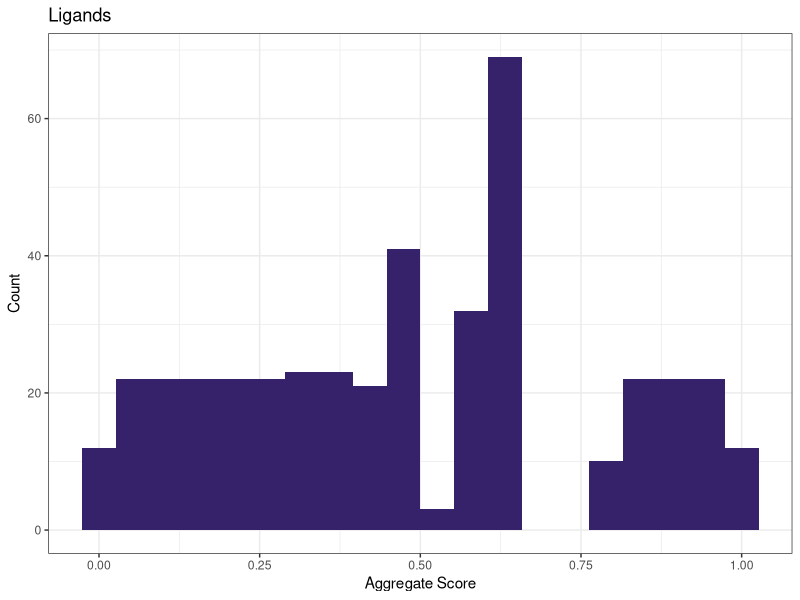
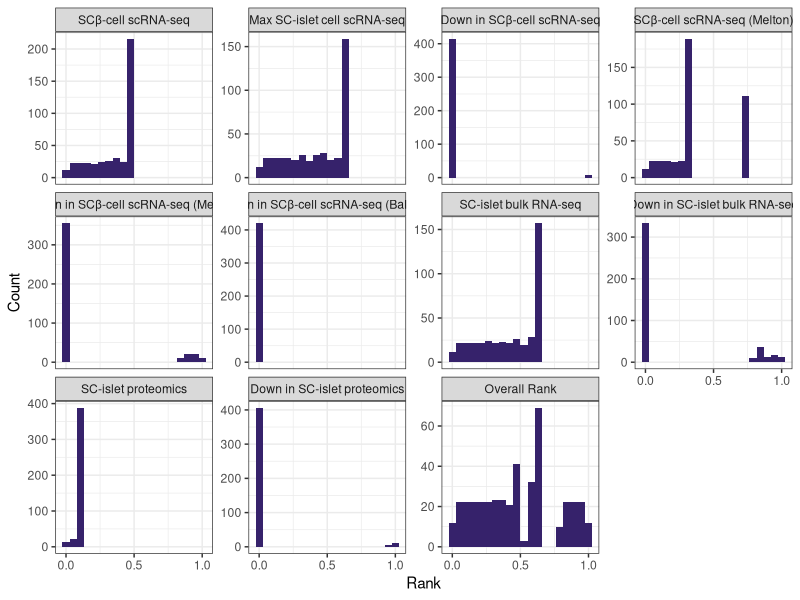
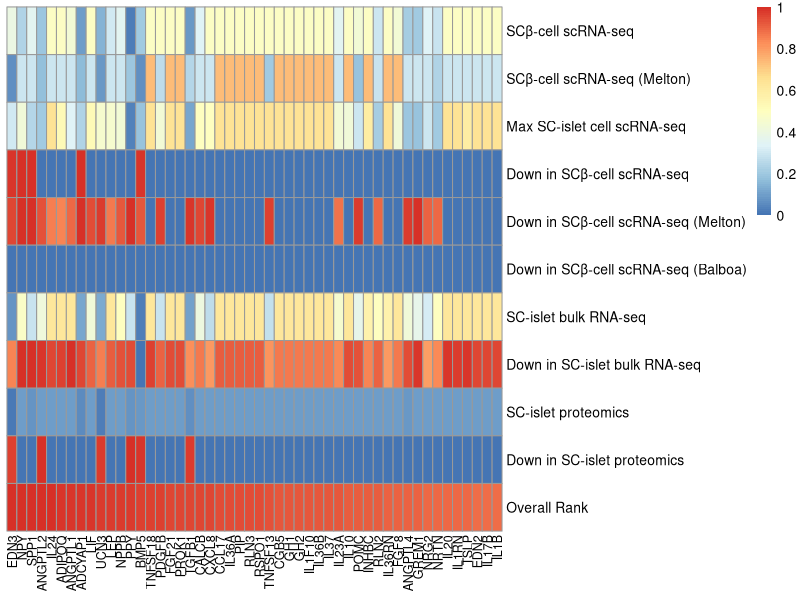
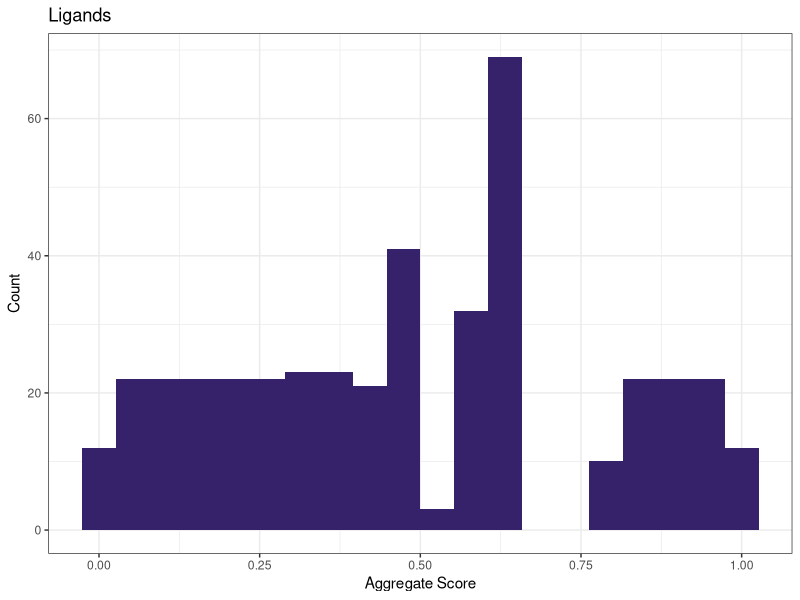
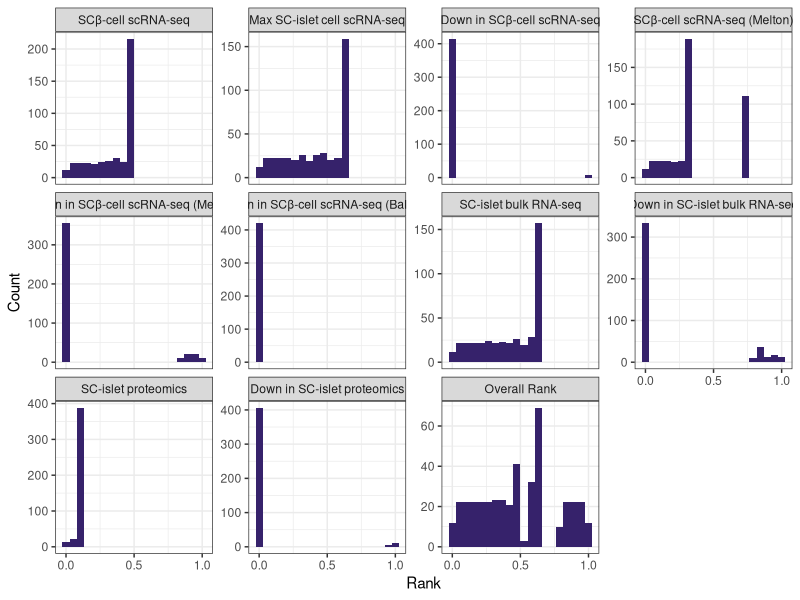

R code for these plots, in order:
# scoring the 422 ligands based on aggregate rankings of all data of interest
# for now just use the ligands data, and later will add scoring 
# based on ligand-receptor interactions

library(tidyverse)
library(pheatmap)


############# load data ###############################


ligands_df <- (read.csv("ligand_receptor_lists/feb2022_new_lists/OmniPath/data/ligands_with_meltonbalboa.tsv", 
                          sep = "\t"))


############### prep data for scoring ############################



# replace NAs with 0 in proteomics so score function doesn't break
# we will use pooled sc proteomics to capture all proteins of interest
ligands_df$all_sc_proteomics_0 <- 
  lapply(ligands_df$all_sc_proteomics,
         replace_na, replace = 0)  
# the lapply changed the format of the new column to a list which caused problems
# so convert all back to dataframe
ligands_df <- as.data.frame(lapply(ligands_df, unlist))


############# prep proteomics differential abundance data ###########################


# this returns fold change values only for proteins downregulated in stemcell
# with a p value of less than 0.05
# so will score based on fold change
ligands_df <- ligands_df %>% 
  # Fold change < 1 indicates higher abundance in human islet  
  mutate(proteomics_down_in_sc = ifelse(stemcell_NDislet_proteomics_FC < 1
                                      , ifelse(stemcell_NDislet_proteomics_adj_p_value < 0.05,
                                               # return fold change for scoring
                                               stemcell_NDislet_proteomics_FC,
                                               NA), 
                                      NA))
# replace NAs with 1 in proteomics_up_in_sc score function doesn't break
ligands_df$proteomics_down_in_sc_0 <- 
  lapply(ligands_df$proteomics_down_in_sc,
         replace_na, replace = 1)  
# the lapply changed the format of the new column to a list which caused problems
# so convert all back to dataframe
ligands_df <- as.data.frame(lapply(ligands_df, unlist))





################ prep scRNAseq differential expression data #########################


# this returns fold change values only for proteins downregulated in stemcell
# with a p value of less than 0.05
# so will score based on fold change
# with minimum fold change of log2FC = 0.5 (41% change)
ligands_df <- ligands_df %>% 
  # Fold change < 0.5 indicates higher abundance in human beta cell  
  mutate(scRNA_down_in_eBC = ifelse(eBC_beta_scRNA_log2FC < -0.5
                                  , ifelse(eBC_beta_scRNA_adj_p_value < 0.05,
                                           # return fold change for scoring
                                           eBC_beta_scRNA_log2FC,
                                           NA), 
                                  NA))
# replace NAs with 0 in scRNA_down_in_eBC so score function doesn't break
ligands_df$scRNA_down_in_eBC <- 
  lapply(ligands_df$scRNA_down_in_eBC,
         replace_na, replace = 0)  
# the lapply changed the format of the new column to a list which caused problems
# so convert all back to dataframe
ligands_df <- as.data.frame(lapply(ligands_df, unlist))




################ prep bulk SC-islet RNA-seq melton data #########################

# replace NAs with 0 in sc_islet_bulk_rna so score function doesn't break
ligands_df$sc_islet_bulk_rna <- 
  lapply(ligands_df$sc_islet_bulk_rna,
         replace_na, replace = 0)  
# the lapply changed the format of the new column to a list which caused problems
# so convert all back to dataframe
ligands_df <- as.data.frame(lapply(ligands_df, unlist))




# prep SCislet_Hislet_bulkRNA_Melton_log2FC 

# this returns fold change values only for genes downregulated in SC-islets
# Fold change < 1 indicates lower expression in SC-islet
# and provides a good number of hits
# use comparison to just melton's own h-islet, not to lund
# b/c the comparison to lund produced discrepant data
ligands_df <- ligands_df %>% 
  mutate(bulkRNA_down_in_SCislet = ifelse(SCislet_Hislet_bulkRNA_Melton_log2FC < -1,
                                        # return fold change for scoring
                                        SCislet_Hislet_bulkRNA_Melton_log2FC,
                                        NA))
# replace NAs with 0 so score function doesn't break
ligands_df$bulkRNA_down_in_SCislet <- 
  lapply(ligands_df$bulkRNA_down_in_SCislet,
         replace_na, replace = 0)  
# the lapply changed the format of the new column to a list which caused problems
# so convert all back to dataframe
ligands_df <- as.data.frame(lapply(ligands_df, unlist))






########## prep melton 2019 scRNA expression & DE data ################

## prep expression data
# replace NAs with 0  so score function doesn't break
ligands_df$sc_beta_scRNA_Melton2019 <- 
  lapply(ligands_df$sc_beta_scRNA_Melton2019,
         replace_na, replace = 0)  
# the lapply changed the format of the new column to a list which caused problems
# so convert all back to dataframe
ligands_df <- as.data.frame(lapply(ligands_df, unlist))


## prep DE data
# this returns fold change values only for genes dowregulated in stemcell
# so will score based on fold change
ligands_df <- ligands_df %>% 
  # Fold change < 1 indicates higher abundance in human islet  
  mutate(scRNA_down_in_SCbeta_melton2019 = ifelse(SCbeta_Hbeta_scRNA_Melton2019_log2FC < -1,
                                                # return fold change for scoring
                                                SCbeta_Hbeta_scRNA_Melton2019_log2FC,
                                                NA))
# replace NAs with 0 in scRNA_up_in_eBC so score function doesn't break
ligands_df$scRNA_down_in_SCbeta_melton2019 <- 
  lapply(ligands_df$scRNA_down_in_SCbeta_melton2019,
         replace_na, replace = 0)  
# the lapply changed the format of the new column to a list which caused problems
# so convert all back to dataframe
ligands_df <- as.data.frame(lapply(ligands_df, unlist))



################### prep balboa 2022 scRNA DE data ##########################



# this returns fold change values only for proteins upregulated in stemcell
# with a p value of less than 0.05
# so will score based on fold change
# with minimum fold change of log2FC = 0.5 (41% change)
ligands_df <- ligands_df %>% 
  # Fold change < 0.5 indicates higher abundance in human beta cell  
  mutate(scRNA_down_in_SCbeta_balboa2022 = ifelse(SCbeta_Hbeta_scRNA_Balboa2022_log2FC < -0.5
                                                , ifelse(SCbeta_Hbeta_scRNA_Balboa2022_adj_p_value < 0.05,
                                                         # return fold change for scoring
                                                         SCbeta_Hbeta_scRNA_Balboa2022_log2FC,
                                                         NA), 
                                                NA))
# replace NAs with 0 in scRNA_up_in_eBC so score function doesn't break
ligands_df$scRNA_down_in_SCbeta_balboa2022 <- 
  lapply(ligands_df$scRNA_down_in_SCbeta_balboa2022,
         replace_na, replace = 0)  
# the lapply changed the format of the new column to a list which caused problems
# so convert all back to dataframe
ligands_df <- as.data.frame(lapply(ligands_df, unlist))






############################ scoring function ####################################### 

# percent_rank() assigns a highest score of 1 and lowest score of 0. 
# The benefit of using percent_rank() over min_rank() is that min rank
# would have a different highest score for our receptor & ligands list, 
# because we have 422 ligands and 349 receptors

ligand_scores <- ligands_df %>% 
  filter(keep_in_list %in% c("Yes", "TBD")) %>% 
  filter(consensus_score > 4) %>% 
  
  # create scores for sorted sc's cell populations
  mutate(sorted_eBCs_score = percent_rank(desc(sorted_eBCs)),
         sorted_immature_beta_score = percent_rank(desc(sorted_immature_beta)),
         sorted_ins_gfp_gcg_sst_score = percent_rank(desc(sorted_ins_gfp_gcg_sst)),
         sorted_ins_gfp_sst_score = percent_rank(desc(sorted_ins_gfp_sst)),
         sorted_pancreatic_proj_score = percent_rank(desc(sorted_pancreatic_proj))) %>% 
  
  # create scores for all unsorted sc's cell populations
  mutate(unsorted_immature_beta_score = percent_rank(desc(unsorted_immature_beta)),
         unsorted_ins_gfp_score = percent_rank(desc(unsorted_ins_gfp)),
         unsorted_ins_gfp_gcg_sst_score = percent_rank(desc(unsorted_ins_gfp_gcg_sst)),
         unsorted_pancreatic_proj_score = percent_rank(desc(unsorted_pancreatic_proj))) %>% 
  
  # create scores for stem cell proteomics
  mutate(all_sc_proteomics_score = percent_rank(desc(all_sc_proteomics_0))) %>% 
  
  ## create scores for proteomics differential abundance sc pooled vs ND islets
  mutate(proteomics_down_in_sc_score = percent_rank(desc(proteomics_down_in_sc_0))) %>% 
  
  # create scores for scRNA-seq differential expression eBCs vs human beta cells
  mutate(scRNA_down_in_eBC_score = percent_rank(desc(scRNA_down_in_eBC))) %>% 
  
  # create scores for SC-islet bulk RNA-seq melton data
  mutate(sc_islet_bulk_rna_score = percent_rank(desc(sc_islet_bulk_rna))) %>% 
  
  # create scores for SC-islet bulk RNAseq log2FC vs H-islet of melton
  mutate(bulkRNA_down_in_SCislet_score = percent_rank(desc(bulkRNA_down_in_SCislet))) %>% 
  
  # create score for SCbeta-cell melton2019 expression
  mutate(SCbeta_scRNA_melton2019_score = percent_rank(desc(sc_beta_scRNA_Melton2019))) %>% 
  
  # create score for SCbeta-cell differential expression in melton 2019
  mutate(scRNA_down_in_SCbeta_melton2019_score = percent_rank(desc(scRNA_down_in_SCbeta_melton2019))) %>% 
  
  # create score for SCbeta-cell differential expression in balboa 2022
  mutate(scRNA_down_in_SCbeta_balboa2022_score = percent_rank(desc(scRNA_down_in_SCbeta_balboa2022))) %>% 
  
  # create aggregate sorted scores
  rowwise() %>% 
  mutate(sorted_sc_mean_score = mean(c(sorted_eBCs_score,
                                       sorted_immature_beta_score,
                                       sorted_ins_gfp_gcg_sst_score,
                                       sorted_ins_gfp_sst_score,
                                       sorted_pancreatic_proj_score)),
         sorted_sc_max_score = max(c(sorted_eBCs_score,
                                     sorted_immature_beta_score,
                                     sorted_ins_gfp_gcg_sst_score,
                                     sorted_ins_gfp_sst_score,
                                     sorted_pancreatic_proj_score)),
         # create aggregate unsorted scores
         unsorted_sc_mean_score = mean(c(unsorted_immature_beta_score,
                                         unsorted_ins_gfp_score,
                                         unsorted_ins_gfp_gcg_sst_score,
                                         unsorted_pancreatic_proj_score)),
         unsorted_sc_max_score = max(c(unsorted_immature_beta_score,
                                       unsorted_ins_gfp_score,
                                       unsorted_ins_gfp_gcg_sst_score,
                                       unsorted_pancreatic_proj_score)),
         # create aggregate of sorted & unsorted scores
         combined_sc_max_score = max(c(sorted_sc_max_score,
                                       unsorted_sc_max_score)),
         
         # also create final aggregate score based on all data of interest
         aggregate_score = mean(c(sorted_eBCs_score,
                                  combined_sc_max_score,
                                  scRNA_down_in_eBC_score,
                                  SCbeta_scRNA_melton2019_score,
                                  scRNA_down_in_SCbeta_melton2019_score,
                                  scRNA_down_in_SCbeta_balboa2022_score,
                                  sc_islet_bulk_rna_score,
                                  bulkRNA_down_in_SCislet_score,
                                  all_sc_proteomics_score,
                                  proteomics_down_in_sc_score))) %>% 
  
  ungroup() %>% 
  
  # rerank combined_sc_max_score & aggregate_score to rescale the data
  mutate(combined_sc_max_score = percent_rank(combined_sc_max_score),
         aggregate_score= percent_rank(aggregate_score)) %>% 
  
  dplyr::select(hgnc_symbol,
                sorted_eBCs_score,
                sorted_sc_mean_score,
                unsorted_sc_mean_score,
                sorted_sc_max_score,
                unsorted_sc_max_score,
                combined_sc_max_score,
                scRNA_down_in_eBC_score,
                SCbeta_scRNA_melton2019_score,
                scRNA_down_in_SCbeta_melton2019_score,
                scRNA_down_in_SCbeta_balboa2022_score,
                sc_islet_bulk_rna_score,
                bulkRNA_down_in_SCislet_score,
                all_sc_proteomics_score,
                proteomics_down_in_sc_score,
                aggregate_score)




############## histogram of aggregate scores ########################


# just aggregate score
ligand_scores %>% 
  ggplot(aes(x = aggregate_score)) +
  geom_histogram(bins = 20,
                 fill = "#36226B") +
  labs(x = "Aggregate Score",
       y = "Count") +
  ggtitle("Ligands") +
  theme_bw()

# save the plot
ggsave("ligand_receptor_lists/feb2022_new_lists/OmniPath/figures/ligand_scores/ligand_scores_histo.JPG",
       device = "jpg",
       width = 1500,
       height = 1500,
       units = "px",
       scale = 0.8)




## histogram of all scores facet wrapped
ligand_scores_longer <- ligand_scores %>%
  dplyr::select(hgnc_symbol,
                sorted_eBCs_score,
                combined_sc_max_score,
                scRNA_down_in_eBC_score,
                SCbeta_scRNA_melton2019_score,
                scRNA_down_in_SCbeta_melton2019_score,
                scRNA_down_in_SCbeta_balboa2022_score,
                sc_islet_bulk_rna_score,
                bulkRNA_down_in_SCislet_score,
                all_sc_proteomics_score,
                proteomics_down_in_sc_score,
                aggregate_score) %>% 
  pivot_longer(cols = c(sorted_eBCs_score,
                        combined_sc_max_score,
                        scRNA_down_in_eBC_score,
                        SCbeta_scRNA_melton2019_score,
                        scRNA_down_in_SCbeta_melton2019_score,
                        scRNA_down_in_SCbeta_balboa2022_score,
                        sc_islet_bulk_rna_score,
                        bulkRNA_down_in_SCislet_score,
                        all_sc_proteomics_score,
                        proteomics_down_in_sc_score,
                        aggregate_score)) 

# reorder the name factor to change order of plots in the facet wrap
# and add labels for the facet labels on the plot
ligand_scores_longer$name<- factor(ligand_scores_longer$name, 
                                      levels = c("sorted_eBCs_score",
                                                 "combined_sc_max_score",
                                                 "scRNA_down_in_eBC_score",
                                                 "SCbeta_scRNA_melton2019_score",
                                                 "scRNA_down_in_SCbeta_melton2019_score",
                                                 "scRNA_down_in_SCbeta_balboa2022_score",
                                                 "sc_islet_bulk_rna_score",
                                                 "bulkRNA_down_in_SCislet_score",
                                                 "all_sc_proteomics_score",
                                                 "proteomics_down_in_sc_score",
                                                 "aggregate_score"),
                                      labels = c("SCβ-cell scRNA-seq",
                                                 "Max SC-islet cell scRNA-seq",
                                                 "Down in SCβ-cell scRNA-seq",
                                                 "SCβ-cell scRNA-seq (Melton)",
                                                 "Down in SCβ-cell scRNA-seq (Melton)",
                                                 "Down in SCβ-cell scRNA-seq (Balboa)",
                                                 "SC-islet bulk RNA-seq",
                                                 "Down in SC-islet bulk RNA-seq",
                                                 "SC-islet proteomics",
                                                 "Down in SC-islet proteomics",
                                                 "Overall Rank"))

ligand_scores_longer %>% 
  ggplot(aes(x = value)) +
  facet_wrap(~ name,
             scales = "free_y") +
  geom_histogram(bins = 20,
                 fill = "#36226B") +
  scale_x_continuous(breaks = c(0,0.5,1)) +
  labs(x = "Rank",
       y = "Count") +
  theme_bw()


# save the plot
ggsave("ligand_receptor_lists/feb2022_new_lists/OmniPath/figures/ligand_scores/ligand_scores_histo_facet_3.JPG",
       device = "jpg",
       width = 3800,
       height = 1500,
       units = "px",
       scale = 0.8)




################# pheatmap with flipped x and y axes ####################333

ligand_scores_flip_rowname <- column_to_rownames(as.data.frame(ligand_scores), 
                                                    var = "hgnc_symbol") %>% 
  dplyr::select(sorted_eBCs_score,
                SCbeta_scRNA_melton2019_score,
                combined_sc_max_score,
                scRNA_down_in_eBC_score,
                scRNA_down_in_SCbeta_melton2019_score,
                scRNA_down_in_SCbeta_balboa2022_score,
                sc_islet_bulk_rna_score,
                bulkRNA_down_in_SCislet_score,
                all_sc_proteomics_score,
                proteomics_down_in_sc_score,
                aggregate_score) %>%
  arrange(desc(aggregate_score)) %>% 
  head(50) %>% 
  t()


# heatmap of scores
ligand_scores_flip_rowname %>% 
  pheatmap(labels_row = c("SCβ-cell scRNA-seq",
                          "SCβ-cell scRNA-seq (Melton)",
                          "Max SC-islet cell scRNA-seq",
                          "Down in SCβ-cell scRNA-seq",
                          "Down in SCβ-cell scRNA-seq (Melton)",
                          "Down in SCβ-cell scRNA-seq (Balboa)",
                          "SC-islet bulk RNA-seq",
                          "Down in SC-islet bulk RNA-seq",
                          "SC-islet proteomics",
                          "Down in SC-islet proteomics",
                          "Overall Rank"),
           cluster_rows = FALSE,
           cluster_cols = FALSE,
           show_rownames = TRUE,
           show_colnames = TRUE,
           fontsize_col = 9,
           fontsize_row = 10,
           angle_col = 90)


########### save table ######################################

# save new datatables
ligand_scores %>% 
  dplyr::select(hgnc_symbol,
                sorted_eBCs_score,
                SCbeta_scRNA_melton2019_score,
                combined_sc_max_score,
                scRNA_down_in_eBC_score,
                scRNA_down_in_SCbeta_melton2019_score,
                scRNA_down_in_SCbeta_balboa2022_score,
                sc_islet_bulk_rna_score,
                bulkRNA_down_in_SCislet_score,
                all_sc_proteomics_score,
                proteomics_down_in_sc_score,
                aggregate_score) %>%
  arrange(desc(aggregate_score)) %>% 
  write_tsv("ligand_receptor_lists/feb2022_new_lists/OmniPath/data/ligand_scores_3.tsv")












